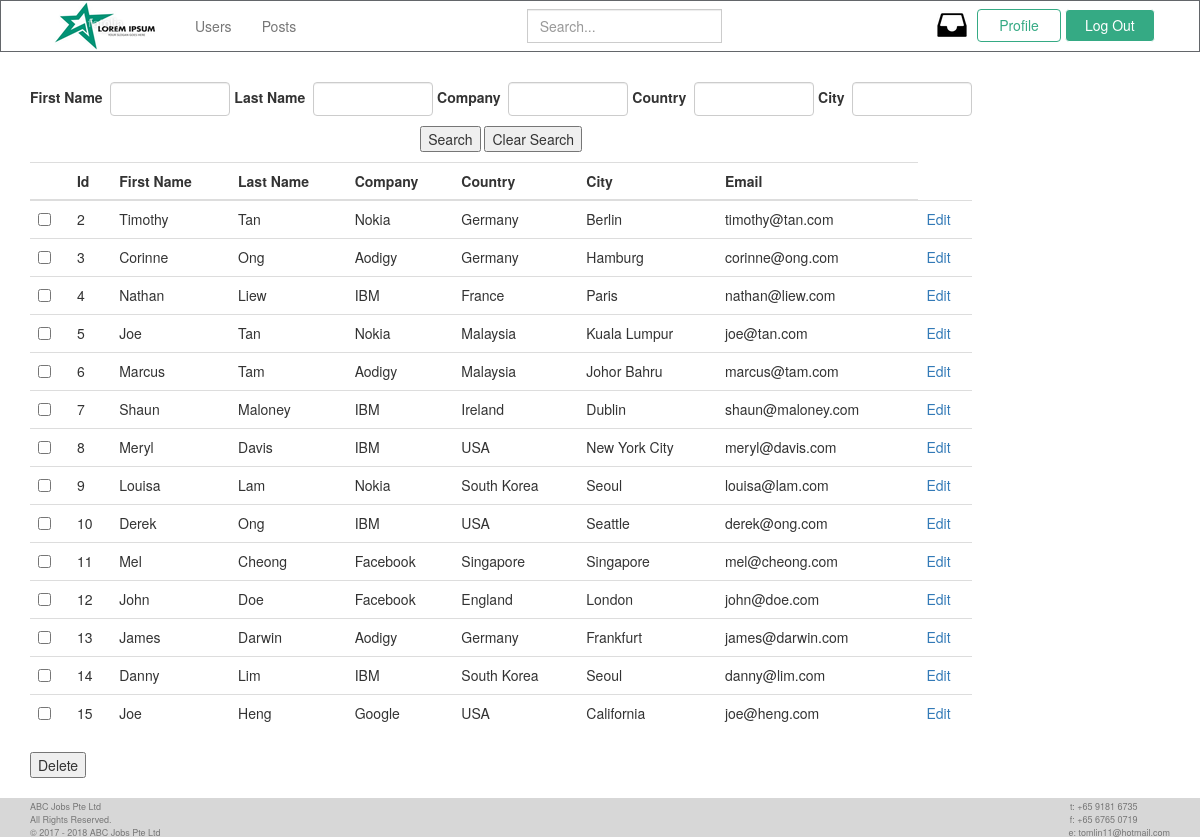
The app's page /public/modules/user/user_list.php (signed in) with its own data.
### tables this page shows
CREATE TABLE `user` (
  `UserID` int(11) NOT NULL AUTO_INCREMENT,
  `FirstName` varchar(45) DEFAULT NULL,
  `LastName` varchar(45) DEFAULT NULL,
  `Country` varchar(45) DEFAULT NULL,
  `City` varchar(45) DEFAULT NULL,
  `Email` varchar(45) DEFAULT NULL,
  `password` varchar(100) DEFAULT NULL,
  `AccountCreationTime` timestamp NOT NULL DEFAULT CURRENT_TIMESTAMP,
  `role` varchar(45) DEFAULT 'Software Programmer',
  `Token` varchar(45) DEFAULT NULL,
  `Active` tinyint(1) DEFAULT '0',
  PRIMARY KEY (`UserID`)
);

### classes/data/UserManagerDB.php (called while the page is built, shortened)
<?php
class UserManagerDB
{
    public static function fillUser($row){
        $user=new User();
		$user->id=$row["UserID"];
		$user->firstName=$row["FirstName"];
		$user->lastName=$row["LastName"];
		$user->company = $row["Company"];
		$user->country=$row["Country"];
		$user->city=$row["City"];
		$user->email=$row["Email"];
		$user->password=$row["Password"];
		$user->account_creation_time=$row["AccountCreationTime"];
		$user->role=$row["Role"];
		return $user;
    }
	public static function getAllUsers(){
        $users[]=array();
        $conn=DBUtil::getConnection();
        $sql="SELECT user.userid AS UserID, user.firstname AS FirstName, user.lastname AS LastName, user.country AS Country, user.city AS City, user.email AS Email, user.password AS Password, user.accountcreationtime AS AccountCreationTime, user.role AS Role, userjob.company AS Company FROM user JOIN work ON user.userid = work.user_userid JOIN userjob ON work.userjob_userjobid = userjob.userjobid WHERE role = 'software programmer' GROUP BY user.userid;";
        $result = $conn->query($sql);
        if ($result->num_rows > 0) {
            while($row = $result->fetch_assoc()){
                $user=self::fillUser($row);
                $users[]=$user;
            }
        }
        return $users;
    }
}
?>

### classes/business/UserManager.php (called while the page is built, shortened)
<?php
class UserManager
{
    public static function getAllUsers(){
        return UserManagerDB::getAllUsers();
    }
}
?>

### public/modules/user/user_list.php (the view, shortened to what this page needs)
<?php
include '../../includes/header.php';
$output = "";
$deletebutton = "";
$UM=new UserManager();
$users=$UM->getAllUsers();
if(isset($users)) {
	$output .= "<tr>
		<thead>
		<th></th>
		<th><b>Id</b></th>
		<th><b>First Name</b></th>
		<th><b>Last Name</b></th>
		<th><b>Company</b></th>
		<th><b>Country</b></th>
		<th><b>City</b></th>
		<th><b>Email</b></th>
		</thead>
		</tr>";
	foreach ($users as $user) {
		if($user!=null) {
			$output .= "<tr>
				<td><input type='checkbox' name='num[]' value='$user->id' style='visibility:hidden'></td>
				<td>$user->id</td>
				<td>$user->firstName</td>
				<td>$user->lastName</td>
				<td>$user->company</td>
				<td>$user->country</td>
				<td>$user->city</td>
				<td>$user->email</td>
				<td><a href='edit.php?userid=$user->id' style='visibility:hidden'>Edit</a></td>
			</tr>";
		}
	}
}
if(isset($_SESSION["admin"])) {
	$deletebutton .= "<input type='submit' name='delete' value='Delete'>";
}
?>
	<div class = "container">
		<br/>
		<form class="form-inline" action = "<?php echo htmlspecialchars($_SERVER['PHP_SELF']);?>" method="post">
			<div class="form-group">
			<p><p><label for="firstName">First Name&nbsp;</label>
			<input class="form-control" type="text" name="firstName" size="10";>
			<label for="lastName">Last Name&nbsp;</label>
			<input class="form-control" type="text" name="lastName" size="10">
			<label for="company">Company&nbsp;</label>
			<input class="form-control" type="text" name="company" size="10">
			<label for="country">Country&nbsp;</label>
			<input class="form-control" type="text" name="country" size="10">
			<label for="lastname">City&nbsp;</label>
			<input class="form-control" type="text" name="city" size="10"></p>
			<div class="text-center">
			<input type="submit" name="search" value="Search">
			<input type="reset" value="Clear Search">
			</div>
			</p>
		<table class="table">
			<?php echo $output;?>
		</table>
			<?php echo $deletebutton;?>
			</div>
		</form>
		<br/>
	</div>
<?php
include '../../includes/footer.php';
?>

### public/includes/header.php (shortened to what this page needs)
<?php
   if(isset($_SESSION["valid"]))
   {
?>
<!DOCTYPE html>
<html>
<head>
	<link rel="stylesheet" href="http://localhost/m5project/public/bs/css/bootstrap.min.css">
</head>
<body>
	<nav class="navbar navbar-default" style="background-color:#FFFFFF;border-color:#63666A;border-radius:0;margin-bottom:0;">
		<div class="container">
			<div class="navbar-header">
				<a href="http://localhost/m5project/public/index.php" class="navbar-left"><img src="http://localhost/m5project/public/images/example.png"></a>
			</div>
			<div class="collapse navbar-collapse" id="myNavbar">
				<ul class="nav navbar-nav">
					<li><a href="http://localhost/m5project/public/modules/user/user_list.php">Users</a></li>
					<li><a href="#">Posts</a></li>
				</ul>
				<form class="navbar-form text-center">
					<div class="input-group">
						<input type="text" class="form-control" placeholder="Search...">
					</div>
				<ul class="nav navbar-nav navbar-right">
					<a href="#" class="nav-item nav-link"><img src="http://localhost/m5project/public/images/message.png" style="margin-right:0.438em;"></a>
					<a href="http://localhost/m5project/public/modules/user/update_profile.php" class="nav-item nav-link"><button type="button" class="btn" style="background-color:#FFFFFF;color:#35AA84;border-color:#35AA84;padding:0.375em 1.5em;">Profile</button></a>
					<a href="http://localhost/m5project/public/logout.php" class="nav-item nav-link"><button type="button" class="btn" style="background-color:#35AA84;color:#FFFFFF;border-color:#FFFFFF;padding:0.375em 1.375em;">Log Out</button></a>
				</ul>
				</form>
			</div>
		</div>
	</nav>
<?php
   }
?>

### public/includes/footer.php
	<footer style="background-color:#D7D7D7;">
		<div class="container">
			<div class="row">
				<div class="col-md-2">
					<h6 style="margin:0;"><small>ABC Jobs Pte Ltd</small></h6>
					<h6 style="margin:0;"><small>All Rights Reserved.</small></h6>
					<h6 style="margin:0;"><small>&copy; 2017 - 2018 ABC Jobs Pte Ltd</small></h6>
				</div>
				<div class="col-md-2 col-md-offset-8 text-right">
					<h6 style="margin:0;"><small>t: +65 9181 6735 &nbsp; &nbsp; &nbsp; &nbsp; &nbsp; &nbsp;&nbsp;</small></h6>
					<h6 style="margin:0;"><small>f: +65 6765 0719 &nbsp; &nbsp; &nbsp; &nbsp; &nbsp; &nbsp;&nbsp;</small></h6>
					<h6 style="margin:0;"><small>e: tomlin11@hotmail.com</small></h6>
				</div>
			</div>
		</div>
	</footer>
</body>
</html>

### records on screen
user: UserID "2", FirstName "Timothy", LastName "Tan", company "Nokia", Country "Germany", City "Berlin", Email "timothy@tan.com"
user: UserID "3", FirstName "Corinne", LastName "Ong", company "Aodigy", Country "Germany", City "Hamburg", Email "corinne@ong.com"
user: UserID "4", FirstName "Nathan", LastName "Liew", company "IBM", Country "France", City "Paris", Email "nathan@liew.com"
user: UserID "5", FirstName "Joe", LastName "Tan", company "Nokia", Country "Malaysia", City "Kuala Lumpur", Email "joe@tan.com"
user: UserID "6", FirstName "Marcus", LastName "Tam", company "Aodigy", Country "Malaysia", City "Johor Bahru", Email "marcus@tam.com"
user: UserID "7", FirstName "Shaun", LastName "Maloney", company "IBM", Country "Ireland", City "Dublin", Email "shaun@maloney.com"
user: UserID "8", FirstName "Meryl", LastName "Davis", company "IBM", Country "USA", City "New York City", Email "meryl@davis.com"
user: UserID "9", FirstName "Louisa", LastName "Lam", company "Nokia", Country "South Korea", City "Seoul", Email "louisa@lam.com"
user: UserID "10", FirstName "Derek", LastName "Ong", company "IBM", Country "USA", City "Seattle", Email "derek@ong.com"
user: UserID "11", FirstName "Mel", LastName "Cheong", company "Facebook", Country "Singapore", City "Singapore", Email "mel@cheong.com"
user: UserID "12", FirstName "John", LastName "Doe", company "Facebook", Country "England", City "London", Email "john@doe.com"
user: UserID "13", FirstName "James", LastName "Darwin", company "Aodigy", Country "Germany", City "Frankfurt", Email "james@darwin.com"
user: UserID "14", FirstName "Danny", LastName "Lim", company "IBM", Country "South Korea", City "Seoul", Email "danny@lim.com"
user: UserID "15", FirstName "Joe", LastName "Heng", company "Google", Country "USA", City "California", Email "joe@heng.com"
